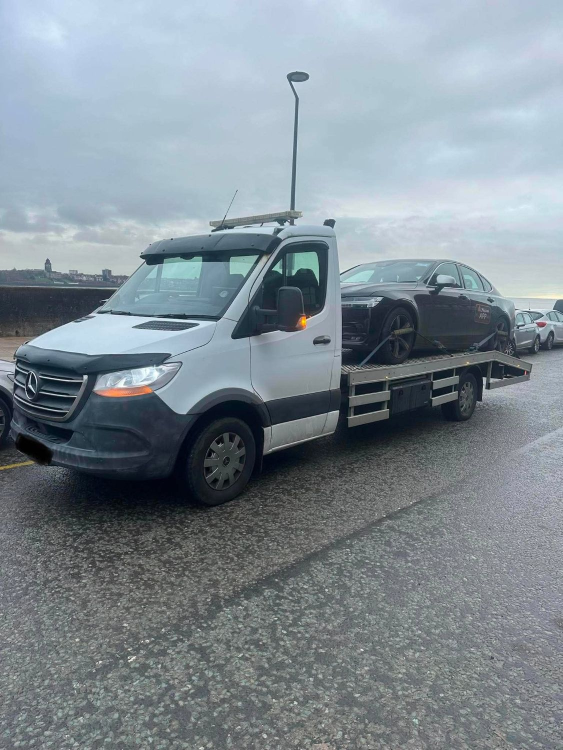
#> input picture swift-recovery-demo-photos/job-5.jpg, 1125 x 1500 px (shown at 1/2 size)
$ python build.py
#> lines starting #> are read from the running program, lines starting #| are printed output that depends on the picture
#!/usr/bin/env python3
"""Build step for the Swift Recovery Service static site.

- Makes web-sized JPEG + WebP copies of the real job photos (assets/img/)
- Makes the Open Graph share image (assets/img/og.jpg, 1200x630)
- Checks index.html: every local file it references exists, and all
  call / WhatsApp / email links use the right number and address.
Run:  python3 tools/build.py
"""
import re, sys
from pathlib import Path
from PIL import Image, ImageOps

ROOT = Path(__file__).resolve().parent.parent
SRC = ROOT / "swift-recovery-demo-photos"
OUT = ROOT / "assets" / "img"
WIDTHS = (480, 800, 1125)
TEL = "tel:+447471863459"
WA = "https://wa.me/447471863459"
EMAIL = "mailto:srsrecoveryliverpool@yahoo.com"

def images():
    OUT.mkdir(parents=True, exist_ok=True)
    for src in sorted(SRC.glob("*.jpg")):
        im = ImageOps.exif_transpose(Image.open(src)).convert("RGB")
#> im is the input picture: PIL image 1125x1500 RGB; mean R, G, B 128.6, 140, 147.7
        for w in WIDTHS:
            if w > im.width:
                continue
            r = im.resize((w, round(im.height * w / im.width)), Image.LANCZOS)
            r.save(OUT / f"{src.stem}-{w}.jpg", "JPEG", quality=78, optimize=True, progressive=True)
            r.save(OUT / f"{src.stem}-{w}.webp", "WEBP", quality=74, method=6)
#> this loop made 3 passes
#> pass 1, in images, `r = im.resize((w, round(im.height * w / im.width)), Image.LANCZOS)`:
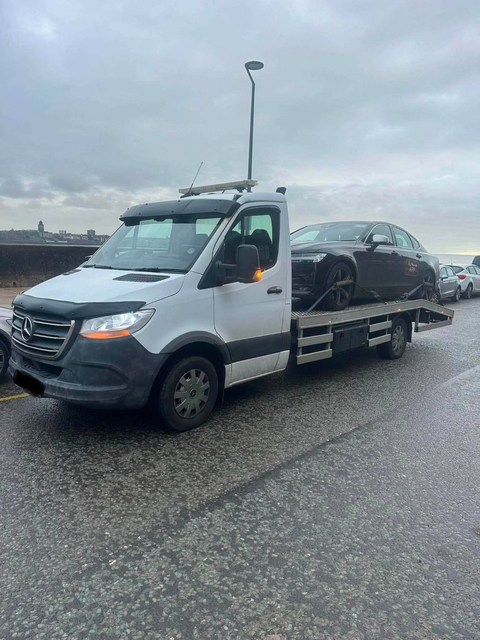
#> r: PIL image 480x640 RGB; mean R, G, B 128.6, 140, 147.7
    # Open Graph image: landscape crop of the waterfront job
    im = Image.open(SRC / "job-5.jpg").convert("RGB")
    og = ImageOps.fit(im, (1200, 630), Image.LANCZOS, centering=(0.5, 0.55))
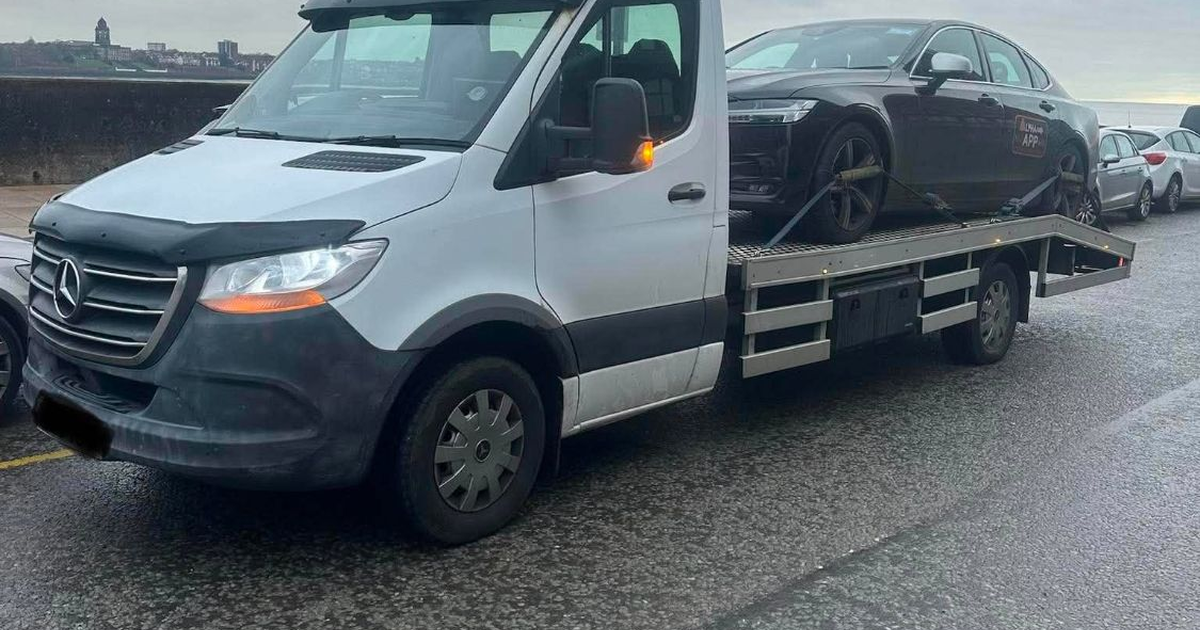
#> og: PIL image 1200x630 RGB; mean R, G, B 93.1, 103.4, 110.4
    og.save(OUT / "og.jpg", "JPEG", quality=82, optimize=True, progressive=True)

def check():
#> (the run stopped early here; a loop or call above may not have finished)
